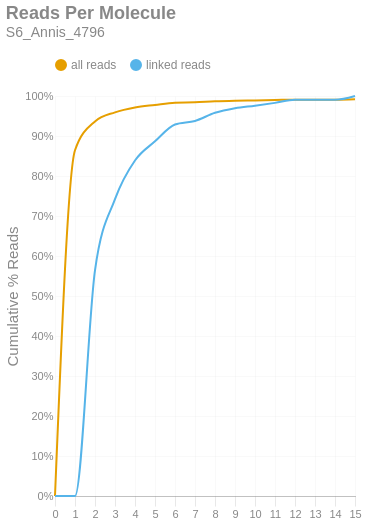

Notebook cell for this chart:
### Markdown cell above
### Reads per Molecule
This chart shows the cumulative distribution of the number of reads per linked molecule. That is, how many alignments are associated with a unique molecule. This excludes the number of reads associated with invalid or absent linked-read barcodes. The `linked` histogram is the percentages recalculated when disregarding singletons.

### Code cell
if SKIPLR:
    print_html(f"Skipped")
else:
    counts = np.bincount(valids['reads'].cast(pl.Int64).to_numpy())
    weighted = counts * np.arange(len(counts))
    all_perc = weighted / n_reads
    linked_perc = weighted / n_linked_reads
    linked_perc[1] = 0
    binned_df = pl.DataFrame({
        'readsper': list(range(len(counts))),
        'all reads (cumsum)': np.cumsum(all_perc).tolist(),
        'linked reads (cumsum)': np.cumsum(linked_perc).tolist(),
    })

    with SafeRender(binned_df):
        (
            density_plot(binned_df, 'Reads Per Molecule', samplename, 'readspmol')
            .encode(
                x=alt.X('readsper:O', title=None).axis(labelAngle=0).scale(padding=0),
                y=alt.Y('value:Q', title='Cumulative % Reads').axis(format='%').stack(False),
                color=alt.Color("key:N").scale(domain=["all reads", "linked reads"]),
                tooltip=[
                    alt.Tooltip("key:N", title="Data Type"),
                    alt.Tooltip("readsper:O", title="Reads Per Molecule"),
                    alt.Tooltip("value:Q", format=".2%", title="% Reads (Cum.)")
                ]            
            )
        ).display()

### Figure 1 — Vega-Lite specification as saved in the notebook (floating-point values rounded to 4 significant figures)
{"width": "container", "height": 400, "config": {"title": {"anchor": "start", "dy": -15, "fontSize": 18, "color": "#888888", "subtitleColor": "#888888", "subtitleFontSize": 14}, "arc": {"fill": "#0072B2"}, "axis": {"domainColor": "#888888", "domainWidth": 0.5, "gridWidth": 0.2, "grid": false, "titleFontWeight": 400, "titleFontSize": 15, "labelFontSize": 11, "labelColor": "#888888", "tickColor": "#888888", "tickWidth": 0.2, "titleColor": "#888888"}, "axisBand": {"grid": false}, "axisX": {"grid": true, "tickSize": 10, "domainCap": "round"}, "axisY": {"domain": false, "grid": true, "tickSize": 0, "domainCap": "round"}, "background": "transparent", "header": {"labelFontSize": 15, "labelColor": "#888888", "titleFontSize": 15, "titleFontWeight": 600, "titleColor": "#888888"}, "legend": {"labelFont": "sans-serif", "labelFontSize": 12, "labelColor": "#888888", "symbolSize": 100, "symbolType": "circle", "titleFontSize": 12, "titlePadding": 10, "titleColor": "#888888", "title": null, "orient": "top"}, "range": {"category": ["#E69F00", "#56B4E9", "#009E73", "#F0E442", "#0072B2", "#D55E00", "#CC79A7", "#000000"], "diverging": ["#cfe8f3", "#a2d4ec", "#73bfe2", "#46abdb", "#1696d2", "#12719e"]}, "area": {"fill": "#0072B2", "fillOpacity": 0.7, "line": true, "strokeOpacity": 0.7}, "line": {"color": "#0072B2", "stroke": "#0072B2", "strokeWidth": 2}, "trail": {"color": "#0072B2", "stroke": "#0072B2", "strokeWidth": 0, "size": 1}, "point": {"filled": true, "fillOpacity": 1.0, "size": 95}, "text": {"color": "#888888", "fontSize": 11, "align": "right", "fontWeight": 400, "size": 11}, "bar": {"fill": "#0072B2", "stroke": null}, "view": {"stroke": null, "continuousWidth": 660, "continuousHeight": 400}}, "data": {"name": "data-a9118dfda566d1991cadfe033a636efa"}, "mark": {"type": "line", "interpolate": "monotone", "point": {"opacity": 0, "size": 275}}, "encoding": {"color": {"field": "key", "scale": {"domain": ["all reads", "linked reads"]}, "type": "nominal"}, "tooltip": [{"field": "key", "title": "Data Type", "type": "nominal"}, {"field": "readsper", "title": "Reads Per Molecule", "type": "ordinal"}, {"field": "value", "format": ".2%", "title": "% Reads (Cum.)", "type": "quantitative"}], "x": {"axis": {"labelAngle": 0}, "field": "readsper", "scale": {"padding": 0}, "title": null, "type": "ordinal"}, "y": {"axis": {"format": "%"}, "field": "value", "stack": false, "title": "Cumulative % Reads", "type": "quantitative"}}, "params": [{"name": "param_c36ac31b6afebe62", "select": {"type": "point", "fields": ["key"]}, "bind": "legend"}], "title": {"text": "Reads Per Molecule", "subtitle": "S6_Annis_4796"}, "transform": [{"fold": ["all reads (cumsum)", "linked reads (cumsum)"]}, {"calculate": "replace(datum.key, ' (cumsum)', '')", "as": "key"}, {"filter": {"param": "param_c36ac31b6afebe62"}}], "usermeta": {"embedOptions": {"downloadFileName": "S6_Annis_4796.readspmol"}}, "$schema": "https://vega.github.io/schema/vega-lite/v6.1.0.json", "datasets": {"data-a9118dfda566d1991cadfe033a636efa": [{"readsper": 0, "all reads (cumsum)": 0.0, "linked reads (cumsum)": 0.0}, {"readsper": 1, "all reads (cumsum)": 0.8643, "linked reads (cumsum)": 0.0}, {"readsper": 2, "all reads (cumsum)": 0.9364, "linked reads (cumsum)": 0.5643}, {"readsper": 3, "all reads (cumsum)": 0.9591, "linked reads (cumsum)": 0.742}, {"readsper": 4, "all reads (cumsum)": 0.9715, "linked reads (cumsum)": 0.8389}, {"readsper": 5, "all reads (cumsum)": 0.9776, "linked reads (cumsum)": 0.8866}, {"readsper": 6, "all reads (cumsum)": 0.983, "linked reads (cumsum)": 0.9287}, {"readsper": 7, "all reads (cumsum)": 0.9841, "linked reads (cumsum)": 0.9376}, {"readsper": 8, "all reads (cumsum)": 0.9867, "linked reads (cumsum)": 0.958}, {"readsper": 9, "all reads (cumsum)": 0.9882, "linked reads (cumsum)": 0.9694}, {"readsper": 10, "all reads (cumsum)": 0.989, "linked reads (cumsum)": 0.9758}, {"readsper": 11, "all reads (cumsum)": 0.9899, "linked reads (cumsum)": 0.9828}, {"readsper": 12, "all reads (cumsum)": 0.9909, "linked reads (cumsum)": 0.9904}, {"readsper": 13, "all reads (cumsum)": 0.9909, "linked reads (cumsum)": 0.9904}, {"readsper": 14, "all reads (cumsum)": 0.9909, "linked reads (cumsum)": 0.9904}, {"readsper": 15, "all reads (cumsum)": 0.9921, "linked reads (cumsum)": 1.0}]}}
